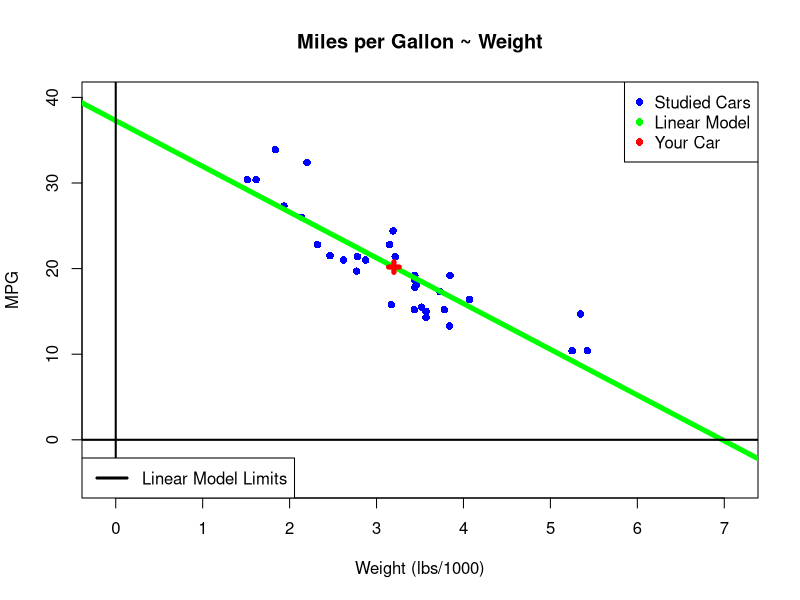

Here is the R script that generated this plot:
## ---- chunk 1
data(mtcars)
model <- lm(mpg ~ wt, mtcars)
summary(model)
## ---- chunk 2
  weight <- 3.2

  # Modification of Plot Limits
  lowerX <- -0.1
  higherX <- 7.1
  
  answer <- predict(model,data.frame(wt = weight))
  lowerY <- -5
  higherY <- 40
  
  # Plotting Elements
  plot(mpg ~ wt, mtcars,
       col = 'blue', pch = 16, lwd = 3,
       xlim = c(lowerX,higherX), ylim = c(lowerY,higherY),
       xlab = 'Weight (lbs/1000)', ylab = 'MPG', main = 'Miles per Gallon ~ Weight')
  abline(model, col = 'green', lwd = 5)
  points(x = weight, y = answer, lwd = 5, col = 'red', pch = 3)
  legend('topright', c('Studied Cars','Linear Model','Your Car'), pch = 16, col = c('blue','green','red'))
  
  # Impossible Physical Scenarios
  abline(v = 0, col = 'black', lwd = 2)
  abline(h = 0, col = 'black', lwd = 2)
  legend('bottomleft', 'Linear Model Limits', lty = 1, col = 'black', lwd = 3)
